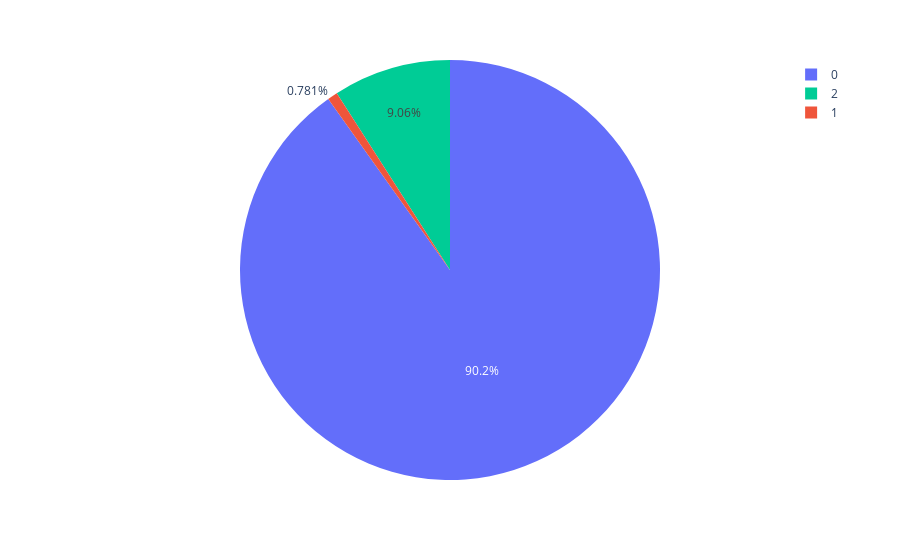

Notebook source saved alongside this figure:
### Code cell
pie=clusters.groupby('label').size().reset_index()
pie.columns=['label','value']
px.pie(pie,values='value',names='label',color=['blue','red','green'])

### Figure 1 — Plotly figure (JSON) as saved in the notebook; plotly's stock layout.template omitted (floating-point values rounded to 4 significant figures)
{"data": [{"customdata": [["blue"], ["red"], ["green"]], "domain": {"x": [0, 1], "y": [0, 1]}, "hovertemplate": "label=%{label}<br>value=%{value}<br>color=%{customdata[0]}<extra></extra>", "labels": [0, 1, 2], "legendgroup": "", "marker": {"colors": ["#636efa", "#EF553B", "#00cc96"]}, "name": "", "showlegend": true, "type": "pie", "values": [1154, 10, 116]}], "layout": {"legend": {"tracegroupgap": 0}, "margin": {"t": 60}}}
